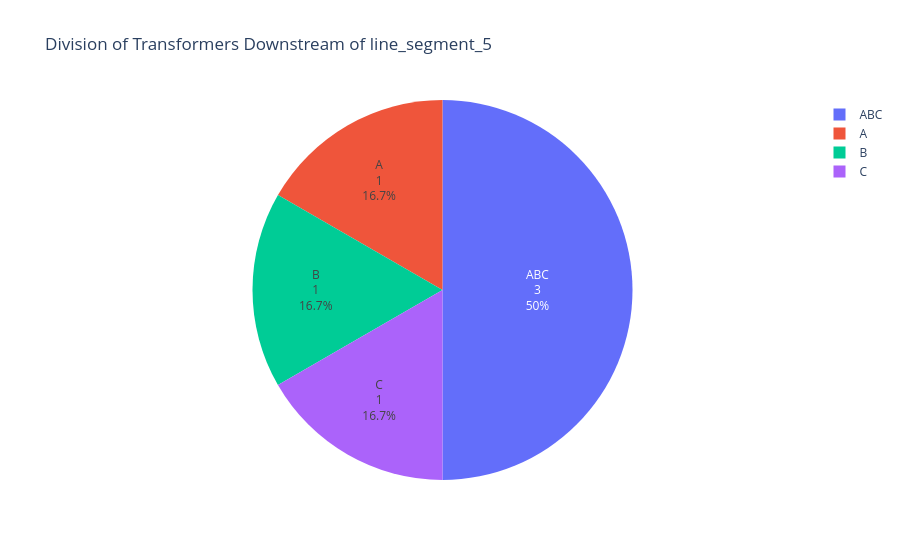

The notebook cell saved with this chart:
### Markdown cell above
We can easily visualize the data, such as the breakdown of transformers' phases, their ages, etc.

### Code cell
# Create a dataframe of counts by phases.
df_phases_cts = (
    df[["grid_element_id", "phases"]]
    .groupby("phases")
    .count()
    .reset_index()
    .rename(columns={"grid_element_id": "count"})
)

# Create a pie chart.
fig = px.pie(
    df_phases_cts,
    values="count",
    names="phases",
    title="Division of Transformers Downstream of " + grid_element_id,
)

fig.update_traces(textposition="inside", textinfo="percent+label+value")

### Figure 1 — Plotly figure (JSON) as saved in the notebook; plotly's stock layout.template omitted (floating-point values rounded to 4 significant figures)
{"data": [{"domain": {"x": [0.0, 1.0], "y": [0.0, 1.0]}, "hovertemplate": "phases=%{label}<br>count=%{value}<extra></extra>", "labels": ["A", "ABC", "B", "C"], "legendgroup": "", "name": "", "showlegend": true, "textinfo": "percent+label+value", "textposition": "inside", "type": "pie", "values": [1, 3, 1, 1]}], "layout": {"legend": {"tracegroupgap": 0}, "title": {"text": "Division of Transformers Downstream of line_segment_5"}}}
